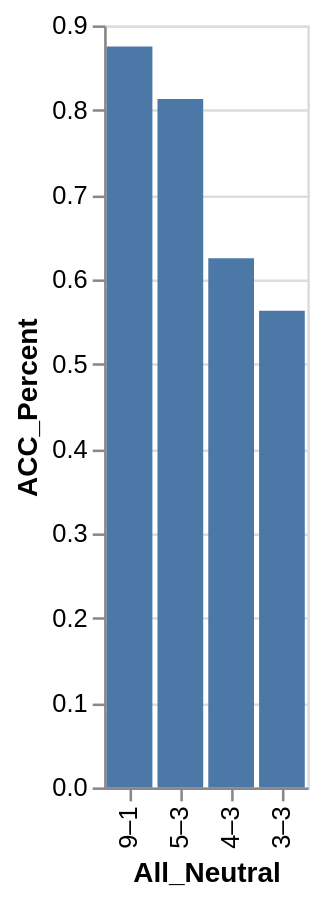

This figure's Vega-Lite source:
### Vega-Lite specification from a JSON file in a GitHub repository (floating-point values rounded to 4 significant figures)
{"data": {"values": [{"x_data": "9–1", "y_data": 0.875}, {"x_data": "5–3", "y_data": 0.813}, {"x_data": "4–3", "y_data": 0.625}, {"x_data": "3–3", "y_data": 0.563}]}, "mark": "bar", "encoding": {"x": {"field": "x_data", "type": "nominal", "title": "All_Neutral", "sort": "descending"}, "y": {"field": "y_data", "type": "quantitative", "title": "ACC_Percent"}}}
